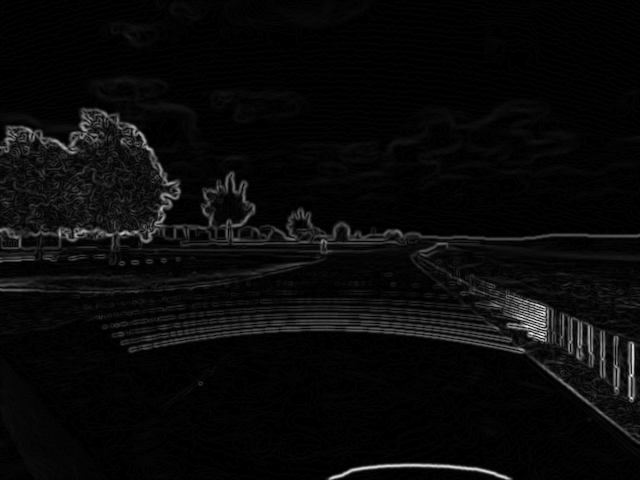
%> input picture tests/Task_18_Final_Research/08_Extracted_Images/MATLAB_FixedPoint/frame_200_integer_sobel.png, 640 x 480 px, given in place of frame_000_gaussian.png, which was not available
$ octave task18_15b_matlab_integer_sobel.m   (GNU Octave 9; MATLAB toolbox functions it lacks are replaced by stand-ins)
%> lines starting %> are read from the running program, lines starting %| are printed output that depends on the picture; long printed decimals are rounded

%% TASK 18.15B - INTEGER SOBEL FPGA REFERENCE
clear; clc; close all;

base = "E:\GEMSTAR_Project\sensor-health-monitor\tests\Task_18_Final_Research";

inputDir = fullfile(base,"08_Extracted_Images","MATLAB_Processed");
csvDir = fullfile(base,"02_CSV_Data");
graphDir = fullfile(base,"01_Graphs");
outDir = fullfile(base,"08_Extracted_Images","MATLAB_FixedPoint");

if ~isfolder(outDir)
    mkdir(outDir);
end

frames = [0 50 100 150 200 250 300 350 400 423 424 450];
N = numel(frames);

% Sobel kernels
Kx = int32([-1 0 1; -2 0 2; -1 0 1]);
Ky = int32([-1 -2 -1; 0 0 0; 1 2 1]);

MAE = zeros(N,1);
RMSE = zeros(N,1);
MaxError = zeros(N,1);
ExactMatchPercent = zeros(N,1);
MaxAbsGx = zeros(N,1);
MaxAbsGy = zeros(N,1);

for k = 1:N
    f = frames(k);

    blurImg = imread(fullfile(inputDir, ...
        sprintf("frame_%03d_gaussian.png",f)));
%> blurImg is the input picture: size 480x640 uint8; min 0, max 250, mean 9.5

    % Shared floating-point reference:
    % Same Sobel kernels and replicate boundary handling.
    F = double(blurImg);
    paddedF = padarray(F,[1 1],"replicate","both");

    refGx = conv2(paddedF, rot90(double(Kx),2),"valid");
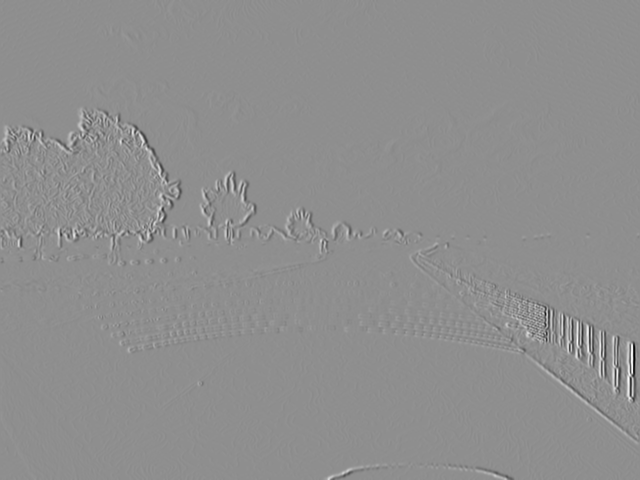
%> refGx: size 480x640 double; min -782, max 614, mean 0; drawn with min black and max white
    refGy = conv2(paddedF, rot90(double(Ky),2),"valid");
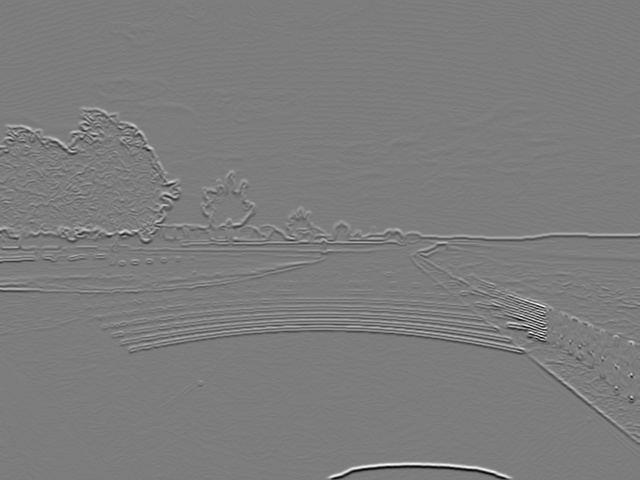
%> refGy: size 480x640 double; min -734, max 763, mean 0.1; drawn with min black and max white

    % Integer arithmetic with signed 32-bit accumulators.
    I = int32(blurImg);
    paddedI = padarray(I,[1 1],"replicate","both");

    Gx = zeros(size(I),"int32");
    Gy = zeros(size(I),"int32");

    for row = 1:3
        for col = 1:3
            region = paddedI(row:row+size(I,1)-1, ...
                             col:col+size(I,2)-1);

            Gx = Gx + Kx(row,col)*region;
            Gy = Gy + Ky(row,col)*region;
        end
    end

    % Both paths use the same magnitude and saturation rule.
    refMag = uint8(min(round(hypot(refGx,refGy)),255));
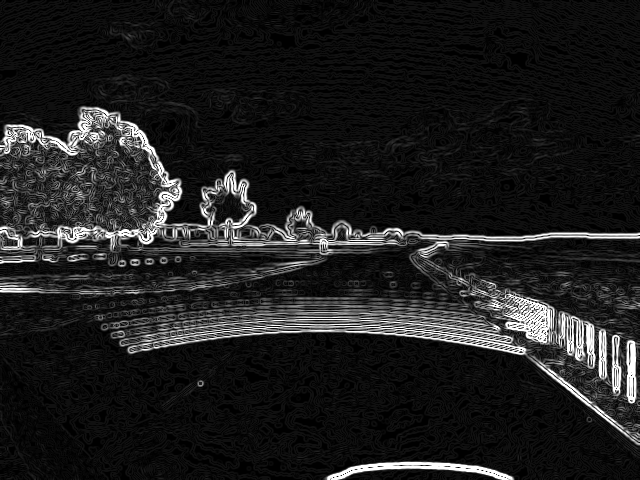
%> refMag: size 480x640 uint8; min 0, max 255, mean 30.5
    intMag = uint8(min(round(hypot(double(Gx),double(Gy))),255));

    D = double(refMag)-double(intMag);
%> D: size 480x640 double; every value is 0

    MAE(k) = mean(abs(D(:)));
    RMSE(k) = sqrt(mean(D(:).^2));
    MaxError(k) = max(abs(D(:)));
    ExactMatchPercent(k) = 100*mean(D(:)==0);
    MaxAbsGx(k) = max(abs(double(Gx(:))));
    MaxAbsGy(k) = max(abs(double(Gy(:))));

    imwrite(intMag,fullfile(outDir, ...
        sprintf("frame_%03d_integer_sobel.png",f)));

    fprintf("Frame %3d | MAE %.6f | Exact %.2f%% | Max Gx %.0f\n", ...
        f, MAE(k), ExactMatchPercent(k), MaxAbsGx(k));
%| Frame   0 | MAE 0 | Exact 100.00% | Max Gx 782
end
%> pass 2 of the loop `for k = 1:N`:
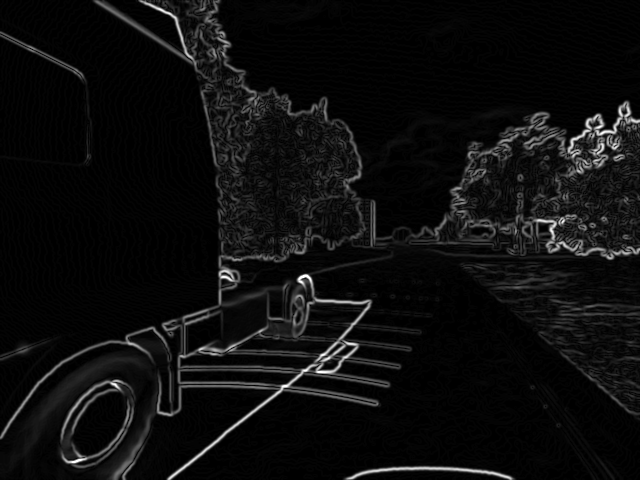
%> input picture tests/Task_18_Final_Research/08_Extracted_Images/MATLAB_FixedPoint/frame_450_integer_sobel.png, 640 x 480 px, given in place of frame_050_gaussian.png, which was not available
%> blurImg is the input picture: size 480x640 uint8; min 0, max 255, mean 13.6
%> `refGy = conv2(paddedF, rot90(double(Ky),2),"valid");`:
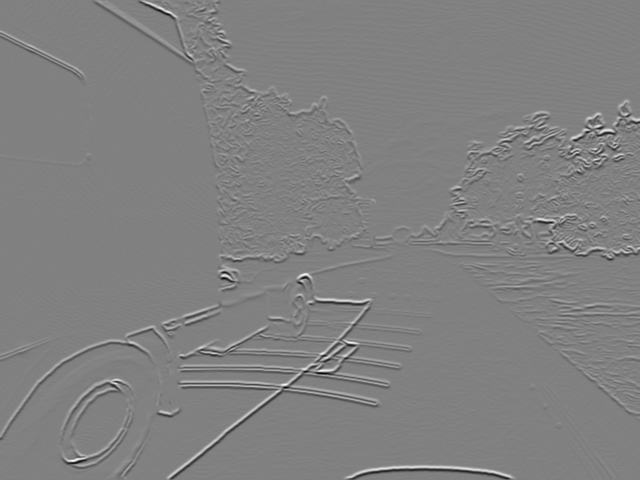
%> refGy: size 480x640 double; min -964, max 942, mean 0; drawn with min black and max white
%> `refMag = uint8(min(round(hypot(refGx,refGy)),255));`:
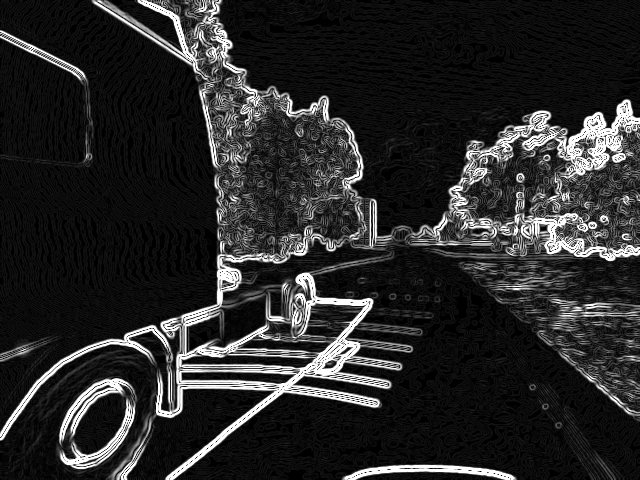
%> refMag: size 480x640 uint8; min 0, max 255, mean 41.2
%| Frame  50 | MAE 0 | Exact 100.00% | Max Gx 762
%> (the run ends here)
